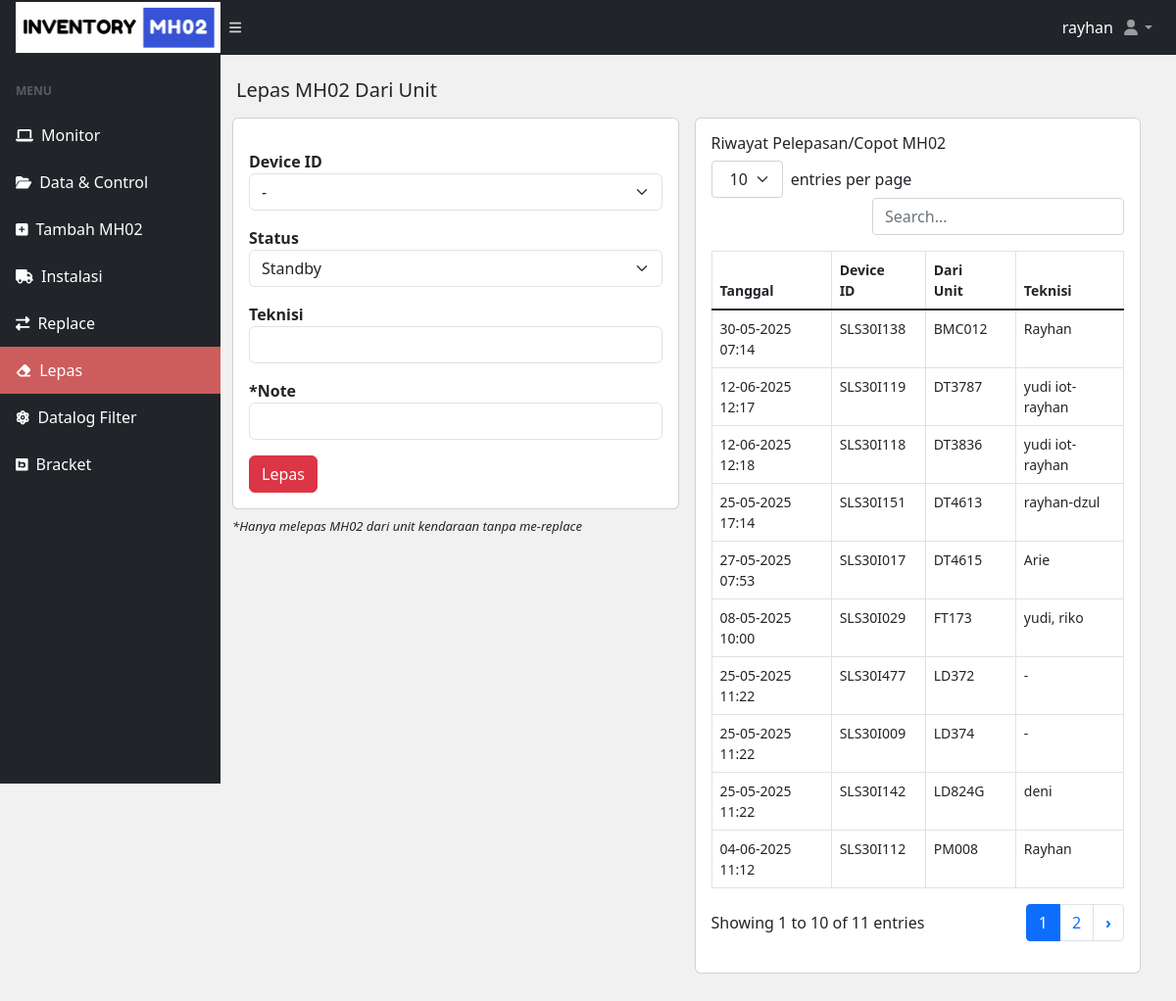
The page /lepas-unit.php (signed in) on the database its author committed.
### tables this page shows
CREATE TABLE `lepas_device` (
  `id` int(11) NOT NULL,
  `tanggal` varchar(55) NOT NULL,
  `deviceid` varchar(55) NOT NULL,
  `unit` varchar(55) NOT NULL,
  `teknisi` varchar(55) NOT NULL
);

### lepas-unit.php (the view, shortened to what this page needs)
<?php
include("database/db.php");
?>
<!DOCTYPE html>
<html lang="en">
<head>
  <?php include('./include/meta.php') ?>
</head>
<body class="sb-nav-fixed">
  <?php include('./include/nav.php') ?>
  <div id="layoutSidenav">
    <?php include('./include/sidenav.php') ?>
    <div id="layoutSidenav_content">
    <main>
        <div class="container-fluid px-3">
            <h5 class="mt-4">Lepas MH02 Dari Unit</h4>
            <div class="col-md-12 row">
              <div class="col-md-6 p-2">
                <div class="card">
                    <div class="card-body">
                        <form class="row g-3" method="POST" enctype="multipart/form-data">
                        <div class="">
                        <label for="" class="form-label-md mt-3"><b>Device ID</b></label>
                        <select name="device_id" class="form-select" id="" require>
                            <option>-</option>
                        </select>
                        <label for="" class="form-label-md mt-3"><b>Status</b></label>
                        <select name="status" class="form-select" id="" require>
                            <option value="standby">Standby</option>
                        </select>
                        <label for="" class="form-label-md mt-3"><b>Teknisi</b></label>
                        <input type="text" class="form-control" placeholder="" name="teknisi">
                        <label for="" class="form-label-md mt-3"><b>*Note</b></label>
                        <input type="text" class="form-control" placeholder="" name="note">
                        <input type="submit" class="btn btn-danger mt-3" name="submit" value="Lepas" />
                        </div>
                        </form>
                    </div>
                </div>
                <p class="mt-2" style="font-size: small;"><i>*Hanya melepas MH02 dari unit kendaraan tanpa me-replace</i></p>
              </div>
              <?php
                  $get_riwayat = mysqli_query($conn, "SELECT * FROM lepas_device ORDER BY unit ASC");
                  ?>
              <div class="col-md-6 p-2">
                <div class="card card-body">
                  <h6>Riwayat Pelepasan/Copot MH02</h6>
                  <table id="datatablesSimple">
                    <thead>
                    <tr>
                      <th>Tanggal</th>
                      <th>Device ID</th>
                      <th>Dari Unit</th>
                      <th>Teknisi</th>
                    </tr>
                    </thead>
                    <?php
                    while ($riw = mysqli_fetch_array($get_riwayat)) {
                    ?>
                    <tr>
                      <td><?= $riw['tanggal'] ?></td>
                      <td><?= $riw['deviceid'] ?></td>
                      <td><?= $riw['unit'] ?></td>
                      <td><?= $riw['teknisi'] ?></td>
                    </tr>
                    <?php }?>
                  </table>
                </div>
              </div>
            </div>
        </div>
    </main>
    </div>
  </div>
</body>
</html>

### lepas-unit.php (style rules this page uses)
body { background-color: #f1f1f1; }

### rows shown on the page
lepas_device: tanggal "30-05-2025 07:14", deviceid "SLS30I138", unit "BMC012", teknisi "Rayhan"
lepas_device: tanggal "12-06-2025 12:17", deviceid "SLS30I119", unit "DT3787", teknisi "yudi iot-rayhan"
lepas_device: tanggal "12-06-2025 12:18", deviceid "SLS30I118", unit "DT3836", teknisi "yudi iot-rayhan"
lepas_device: tanggal "25-05-2025 17:14", deviceid "SLS30I151", unit "DT4613", teknisi "rayhan-dzul"
lepas_device: tanggal "27-05-2025 07:53", deviceid "SLS30I017", unit "DT4615", teknisi "Arie"
lepas_device: tanggal "08-05-2025 10:00", deviceid "SLS30I029", unit "FT173", teknisi "yudi, riko"
lepas_device: tanggal "25-05-2025 11:22", deviceid "SLS30I477", unit "LD372", teknisi "-"
lepas_device: tanggal "25-05-2025 11:22", deviceid "SLS30I009", unit "LD374", teknisi "-"
lepas_device: tanggal "25-05-2025 11:22", deviceid "SLS30I142", unit "LD824G", teknisi "deni"
lepas_device: tanggal "04-06-2025 11:12", deviceid "SLS30I112", unit "PM008", teknisi "Rayhan"

### other values the page prints
$_SESSION['admin']['username'] "rayhan"
